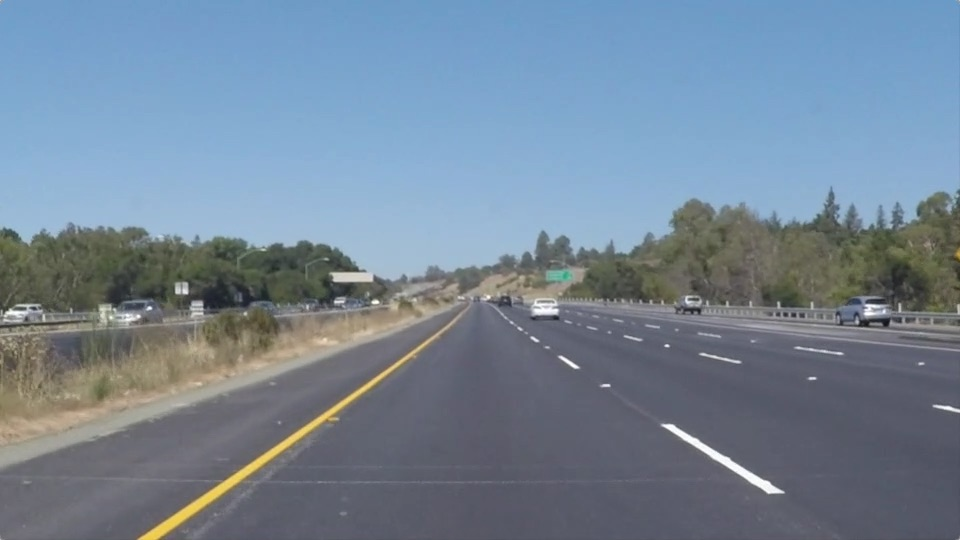
#> input picture Python/Training_Oracle/Reference/resources/lane.jpg, 960 x 540 px
$ python lane7_lane_extrapolation.py
#> lines starting #> are read from the running program, lines starting #| are printed output that depends on the picture; after the words box and inside, x2 and y2 are one past the last pixel; in counts of white or black regions, pixels touching at a corner belong together
# 目标1：读取图片
# 目标2：转换为灰色的图片
# 目标3: 高斯平滑，去除多余噪点
# 目标4：边缘检测，根据倾斜度检测
# 目标5：得到关注区域的边缘检测图
# 目标6：通过霍夫变换，得到符合要求线
# 目标7：车道推断，根据不连续的线，生成连续的线

import matplotlib.image as mplimg
import cv2

# 通过opencv读取到图片后，都是BGR
# 读取车道图片
img = mplimg.imread('../resources/lane.jpg')
#> img is the input picture: shape (540, 960, 3); mean R, G, B 116.5, 133.6, 150.8
# 输出这张图片
cv2.imwrite('../resources/lane1_read_img.jpg', img)

# Note that if you use cv2.imread() to read image, the image will be in format BGR.
# 是将RGB图片转换成灰色图片
gray = cv2.cvtColor(img, cv2.COLOR_RGB2GRAY)
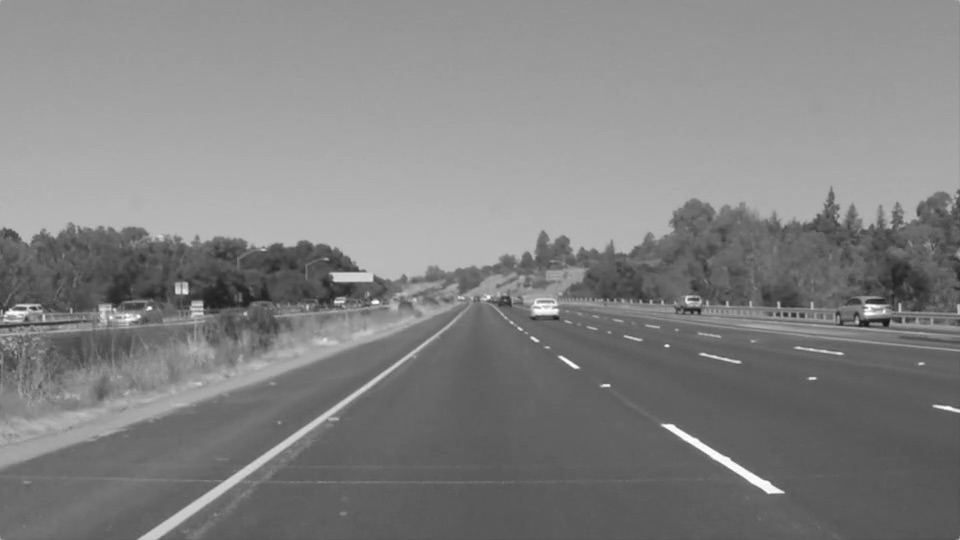
#> gray: shape (540, 960); min 19, max 255, mean 130.4
# 输出这张灰色图片
cv2.imwrite('../resources/lane2_to_gray.jpg', gray)

# 高斯平滑——能够抑制图片中的高频部分，而让低频部分顺利通过。去除噪点
# Gaussian Filter是一种低通过滤器，能够抑制图片中的高频部分，而让低频部分顺利通过
# 设置高斯焦点核心大小
blur_ksize = 5  # Gaussian blur kernel size 高斯焦点核心大小
# 执行处理，得到处理后的图片对象
blur_gray = cv2.GaussianBlur(gray, (blur_ksize, blur_ksize), 0, 0)
# 输出这张灰色图片
cv2.imwrite('../resources/lane3_guassion_smoothing.jpg', blur_gray)

# 边缘检测：低阈值50，高阈值150。
# 用50和150，因为目标图片中的车道大致符合这个倾斜度
canny_lthreshold = 50  # Canny edge detection low threshold
canny_hthreshold = 150  # Canny edge detection high threshold
edges = cv2.Canny(blur_gray, canny_lthreshold, canny_hthreshold)
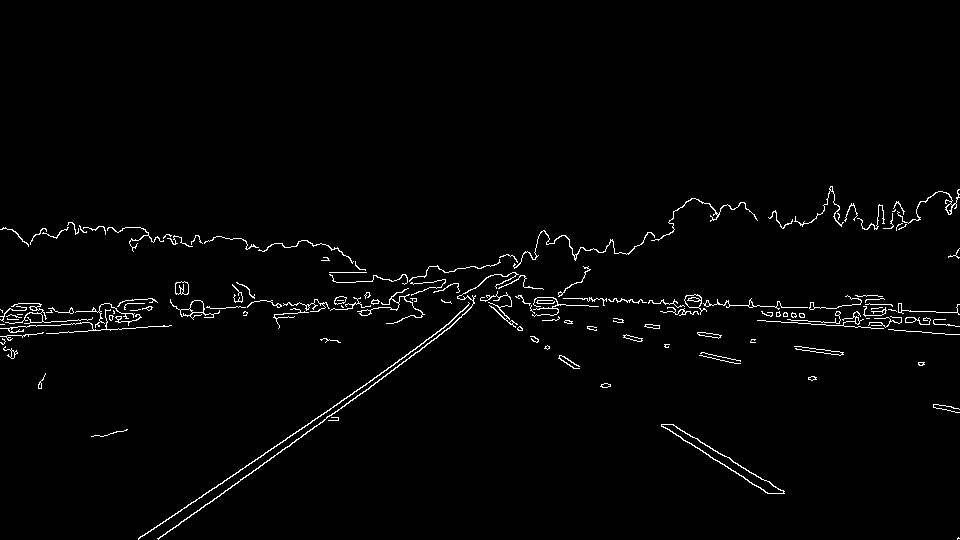
#> edges: shape (540, 960); 1.7% white in thin lines or dots, all inside (x1, y1, x2, y2) = (0, 186, 960, 540)
# 输出这张边缘检测后的图-可以获得只有黑色和白线组成的图片
cv2.imwrite('../resources/lane4_edges.jpg', edges)

import numpy as np
# 定义函数：关注区域_遮罩——除了关注区域外，其他地方全用遮住
# 参数1，要传入的图像，参数2：verticess-关注区域的四个坐标点（三维的数组）
def roi_mask(img, vertices):
  # 生成遮罩图片：生成与输入图像相同大小的图像，并使用0填充,图像为黑色
  mask = np.zeros_like(img)
  # 颜色：黑色
  mask_color = 255

  # [8 lines of commented-out code are left out]
  cv2.fillPoly(mask, vertices, mask_color)
  # 生成遮罩后的图片
  masked_img = cv2.bitwise_and(img, mask)
  return masked_img

# 定义参数2：verticess-关注区域的四个坐标点（三维的数组）
roi_vtx = np.array([[(0, img.shape[0]),
                     (460, 325),
                     (520, 325),
                     (img.shape[1], img.shape[0])
                    ]])
#得到关注区域的边缘检测图， 调用函数，参数1：上次的边界图 参数2：关注区域
roi_edges = roi_mask(edges, roi_vtx)
#> in roi_mask, `cv2.fillPoly(mask, vertices, mask_color)`:
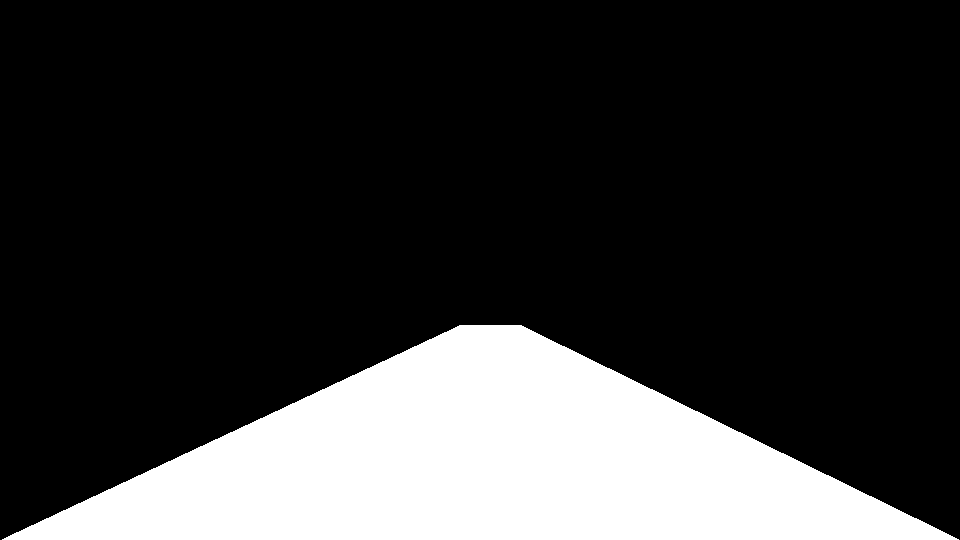
#> mask: shape (540, 960); 21.2% white; 1 white region, box (x1, y1, x2, y2) and area: (2, 325, 959, 540) 109669
#> in roi_mask, `masked_img = cv2.bitwise_and(img, mask)`:
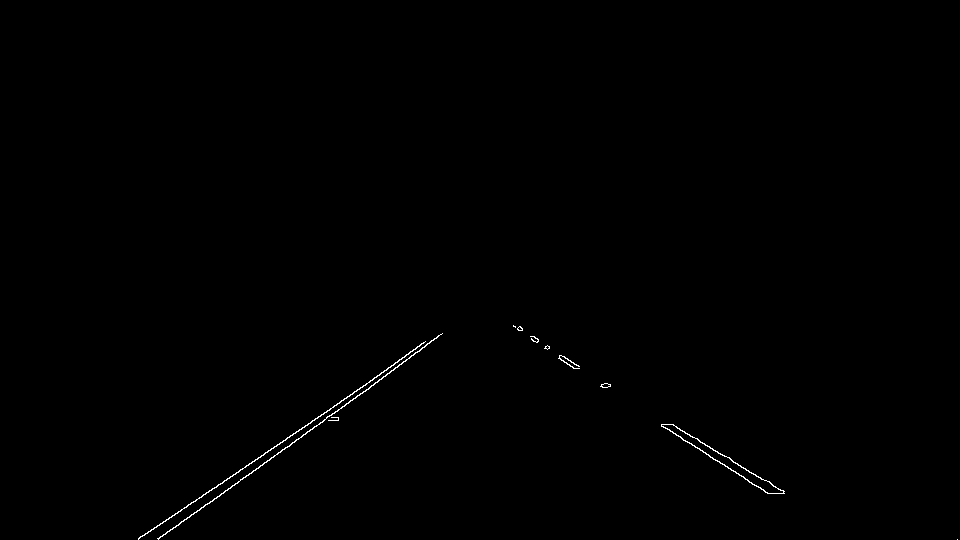
#> masked_img: shape (540, 960); 0.29% white in thin lines or dots, all inside (x1, y1, x2, y2) = (138, 325, 958, 540)

# 输出这张经过遮罩后的边缘检测图
cv2.imwrite('../resources/lane5_roi_edges.jpg', roi_edges)

# 霍夫变换参数
rho = 1# rho的步长，即直线到图像原点(0,0)点的距离
theta = np.pi / 180# theta的范围
threshold = 15# 累加器中的值高于它时才认为是一条直线
min_line_length = 40# 线的最短长度，比这个短的都被忽略
max_line_gap = 20# 两条直线之间的最大间隔，小于此值，认为是一条直线

# 绘制直线-颜色蓝色：[255, 0, 0] 绿色[0, 255, 0] 红色[0,0,255]
# 此处是错误的，再最后需要改正
def draw_lines(img, lines, color=[0, 0, 255], thickness=2):
  for line in lines:
    for x1, y1, x2, y2 in line:
      cv2.line(img, (x1, y1), (x2, y2), color, thickness)

# 排除不满足斜率要求的线，将不满足斜率要求的直线弹出
def clean_lines(lines, threshold):
    slope=[]
    for line in lines:
        for x1,y1,x2,y2 in line:
            k=(y2-y1)/(x2-x1)
            slope.append(k)
    #slope = [(y2 - y1) / (x2 - x1) for line in lines for x1, y1, x2, y2 in line]
    while len(lines) > 0:
        mean = np.mean(slope)#计算斜率的平均值，因为后面会将直线和斜率值弹出
        diff = [abs(s - mean) for s in slope]#计算每条直线斜率与平均值的差值
        idx = np.argmax(diff)#计算差值的最大值的下标
        if diff[idx] > threshold:#将差值大于阈值的直线弹出
          slope.pop(idx)#弹出斜率
          lines.pop(idx)#弹出直线
        else:
          break

# 生成直线表达式——拟合点集，生成直线表达式，并计算直线在图像中的两个端点的坐标
def calc_lane_vertices(point_list, ymin, ymax):
  x = [p[0] for p in point_list]#提取x
  y = [p[1] for p in point_list]#提取y
  fit = np.polyfit(y, x, 1)#用一次多项式x=a*y+b拟合这些点，fit是(a,b)
  fit_fn = np.poly1d(fit)#生成多项式对象a*y+b

  xmin = int(fit_fn(ymin))#计算这条直线在图像中最左侧的横坐标
  xmax = int(fit_fn(ymax))#计算这条直线在图像中最右侧的横坐标

  return [(xmin, ymin), (xmax, ymax)]

# 绘制车道：排除多余直线的方法、生成直线的方法
# 需要的参数：图片、霍夫函数的相关线段参数、……
# 这个函数要在霍夫直线函数hough_lines中替换掉原先的draw_lines
# -颜色蓝色：[255, 0, 0] 绿色[0, 255, 0] 红色[0,0,255]
def draw_lanes(img, lines, color=[0, 0, 255], thickness=8):
  left_lines, right_lines = [], []#用于存储左边和右边的直线
  for line in lines:#对直线进行分类
    for x1, y1, x2, y2 in line:
      k = (y2 - y1) / (x2 - x1)
      if k < 0:
        left_lines.append(line)
      else:
        right_lines.append(line)

  if (len(left_lines) <= 0 or len(right_lines) <= 0):
    return img

  clean_lines(left_lines, 0.1)#弹出左侧不满足斜率要求的直线
  clean_lines(right_lines, 0.1)#弹出右侧不满足斜率要求的直线
  left_points = [(x1, y1) for line in left_lines for x1,y1,x2,y2 in line]#提取左侧直线族中的所有的第一个点
  left_points = left_points + [(x2, y2) for line in left_lines for x1,y1,x2,y2 in line]#提取左侧直线族中的所有的第二个点
  right_points = [(x1, y1) for line in right_lines for x1,y1,x2,y2 in line]#提取右侧直线族中的所有的第一个点
  right_points = right_points + [(x2, y2) for line in right_lines for x1,y1,x2,y2 in line]#提取右侧侧直线族中的所有的第二个点

  left_vtx = calc_lane_vertices(left_points, 325, img.shape[0])#拟合点集，生成直线表达式，并计算左侧直线在图像中的两个端点的坐标
  right_vtx = calc_lane_vertices(right_points, 325, img.shape[0])#拟合点集，生成直线表达式，并计算右侧直线在图像中的两个端点的坐标

  cv2.line(img, left_vtx[0], left_vtx[1], color, thickness)#画出直线
  cv2.line(img, right_vtx[0], right_vtx[1], color, thickness)#画出直线

# 定义霍夫线函数，调用上面绘制线的方法，传入参数，绘制霍夫线
def hough_lines(img, rho, theta, threshold,
                min_line_len, max_line_gap):
  # 各种参数，生成线和线的图片
  lines = cv2.HoughLinesP(img, rho, theta, threshold, np.array([]),
                          minLineLength=min_line_len,
                          maxLineGap=max_line_gap)
  line_img = np.zeros((img.shape[0], img.shape[1], 3), dtype=np.uint8)
  # 调用上面绘制线的方法，进行处理
  # draw_lines(line_img, lines)
  # 调用下面绘制车道线的方法，进行处理
  draw_lanes(line_img, lines)
  return line_img

# 调用霍夫线函数，并传入上阶段产生的线条不连续的车道图，生成基于霍夫线推断出来的车道图
# line_img = hough_lines(roi_edges, rho, theta, threshold,
#                        min_line_length, max_line_gap)

# 输出这张图片——获得基于上一张图片-不连续的车道图——————》红色的去噪点车道图，仍是不连续的
# cv2.imwrite('../resources/lane6_hough_line.jpg', line_img)

# 调用霍夫线函数
line_img2 = hough_lines(roi_edges, rho, theta, threshold,
                       min_line_length, max_line_gap)
#> in hough_lines, `lines = cv2.HoughLinesP(img, rho, theta, threshold, np.array([]), minL..`: lines = 19 rows, first 6: [265, 452, 393, 365], [158, 539, 442, 333], [672, 424, 761, 479], [661, 424, 768, 493], [160, 523, 254, 461], [381, 372, 423, 343]
#> the loop in draw_lanes, `for line in lines:#对直线进行分类` made 19 passes
#> line on passes 1 to 12: [[265, 452, 393, 365]], [[158, 539, 442, 333]], [[672, 424, 761, 479]], [[661, 424, 768, 493]], [[160, 523, 254, 461]], [[381, 372, 423, 343]], [[724, 455, 780, 490]], [[671, 424, 720, 454]], [[240, 469, 311, 422]], [[517, 329, 575, 368]], [[158, 538, 205, 504]], [[519, 326, 579, 368]]
#> after the loop in draw_lanes, `for line in lines:#对直线进行分类`: left_lines = [[[265, 452, 393, 365]], [[158, 539, 442, 333]], [[160, 523, 254, 461]], [[381, 372, 423, 343]], [[240, 469, 311, 422]], [[158, 538, 205, 504]], [[209, 503, 436, 338]], [[289, 446, 389, 373]], [[139, 537, 186, 507]], [[320, 416, 423, 342]]]; right_lines = [[[672, 424, 761, 479]], [[661, 424, 768, 493]], [[724, 455, 780, 490]], [[671, 424, 720, 454]], [[517, 329, 575, 368]], [[519, 326, 579, 368]], [[522, 330, 578, 368]], [[513, 326, 576, 368]], [[663, 426, 765, 492]]]
#> the loop in clean_lines, `for line in lines:` made 10 passes
#> after the loop in clean_lines, `for line in lines:`: slope = [-0.68, -0.725, -0.66, -0.69, -0.662, -0.723, -0.727, -0.73, -0.638, -0.718]
#> the loop in clean_lines, `while len(lines) > 0:` made 1 pass
#> (mean, idx) on pass 1: (-0.695, 8)
#> after the loop in clean_lines, `while len(lines) > 0:`: lines has the same summary as left_lines in draw_lanes
#> the loop in clean_lines (call 2), `for line in lines:` made 9 passes
#> the loop in clean_lines (call 2), `while len(lines) > 0:` made 1 pass
#> (mean, idx) on pass 1: (0.652, 5)
#> in draw_lanes, `left_points = [(x1, y1) for line in left_lines for x1,y1,x2,y2 in line..`: left_points = [(265, 452), (158, 539), (160, 523), (381, 372), (240, 469), (158, 538), (209, 503), (289, 446), (139, 537), (320, 416)]
#> in draw_lanes, `left_points = left_points + [(x2, y2) for line in left_lines for x1,y1..`: left_points = [(265, 452), (158, 539), (160, 523), (381, 372), (240, 469), (158, 538), (209, 503), (289, 446), (139, 537), (320, 416), (393, 365), (442, 333), (254, 461), (423, 343), (311, 422), (205, 504), (436, 338), (389, 373), (186, 507), (423, 342)]
#> in draw_lanes, `right_points = [(x1, y1) for line in right_lines for x1,y1,x2,y2 in li..`: right_points = [(672, 424), (661, 424), (724, 455), (671, 424), (517, 329), (519, 326), (522, 330), (513, 326), (663, 426)]
#> in draw_lanes, `right_points = right_points + [(x2, y2) for line in right_lines for x1..`: right_points = [(672, 424), (661, 424), (724, 455), (671, 424), (517, 329), (519, 326), (522, 330), (513, 326), (663, 426), (761, 479), (768, 493), (780, 490), (720, 454), (575, 368), (579, 368), (578, 368), (576, 368), (765, 492)]
#> in calc_lane_vertices, `x = [p[0] for p in point_list]#提取x`: x = [265, 158, 160, 381, 240, 158, 209, 289, 139, 320, 393, 442, 254, 423, 311, 205, 436, 389, 186, 423]
#> in calc_lane_vertices, `y = [p[1] for p in point_list]#提取y`: y = [452, 539, 523, 372, 469, 538, 503, 446, 537, 416, 365, 333, 461, 343, 422, 504, 338, 373, 507, 342]
#> in calc_lane_vertices, `fit = np.polyfit(y, x, 1)#用一次多项式x=a*y+b拟合这些点，fit是(a,b)`: fit = [-1.41, 910.2]
#> in calc_lane_vertices, `xmin = int(fit_fn(ymin))#计算这条直线在图像中最左侧的横坐标`: xmin = 450
#> in calc_lane_vertices, `xmax = int(fit_fn(ymax))#计算这条直线在图像中最右侧的横坐标`: xmax = 146
#> in draw_lanes, `left_vtx = calc_lane_vertices(left_points, 325, img.shape[0])#拟合点集，生成直..`: left_vtx = [(450, 325), (146, 540)]
#> in draw_lanes, `right_vtx = calc_lane_vertices(right_points, 325, img.shape[0])#拟合点集，生..`: right_vtx = [(511, 325), (850, 540)]
#> in draw_lanes, `cv2.line(img, right_vtx[0], right_vtx[1], color, thickness)#画出直线`:
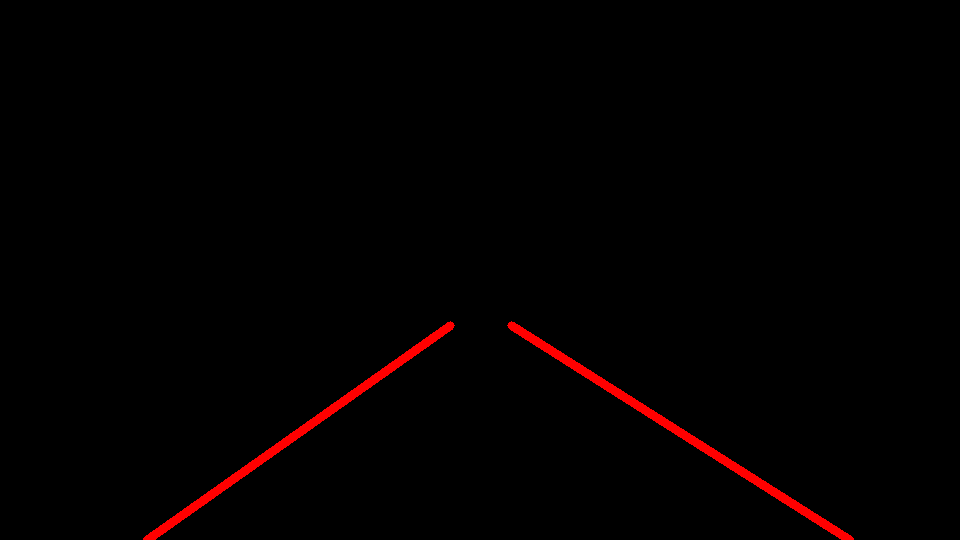
#> img: shape (540, 960, 3); mean of channels 0, 1, 2 0, 0, 3.3; drawn as B, G, R
# 因为目前上面的霍夫函数已经调用了车道线生成函数，所以产生的是：连续的车道图
cv2.imwrite('../resources/lane7_lane_extrapolation.jpg', line_img2)
